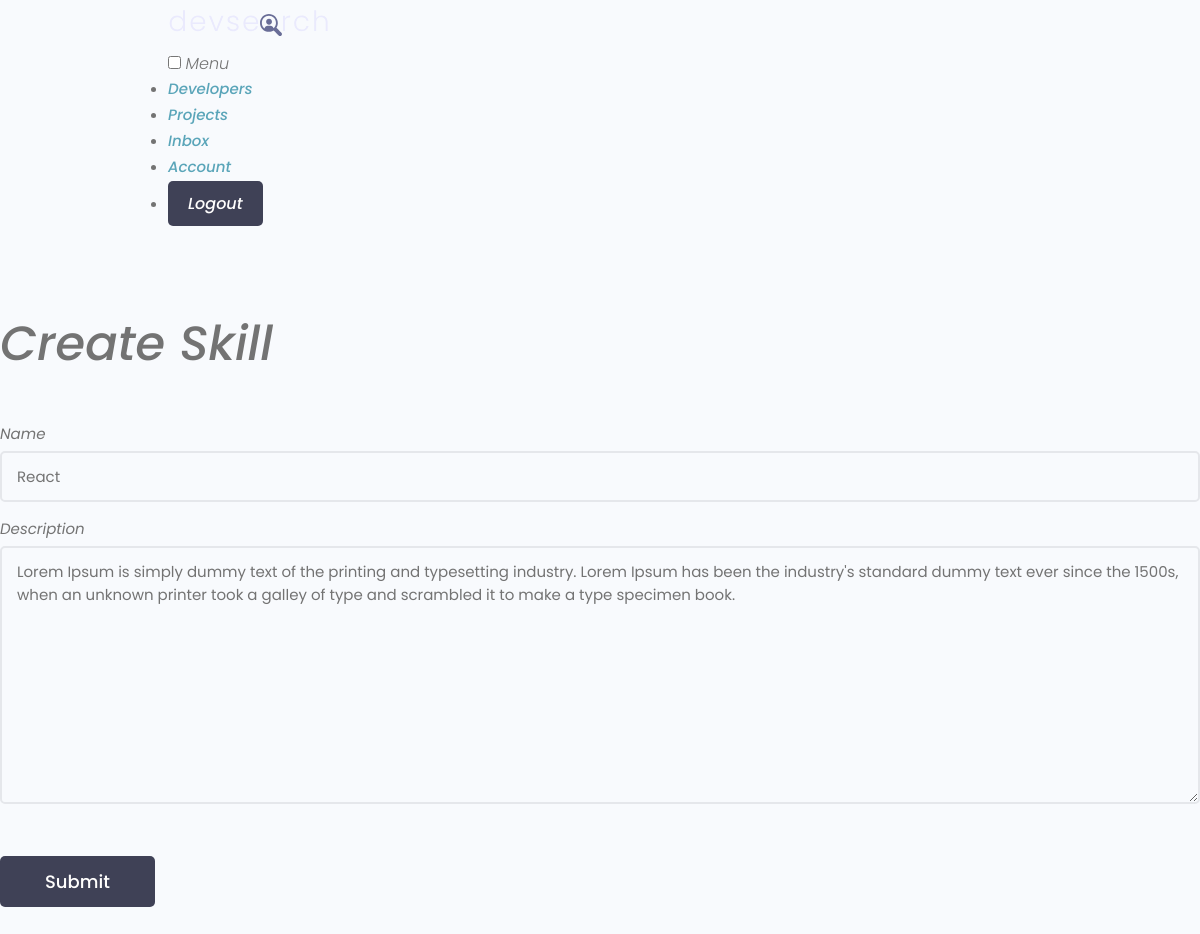
The app's page /updateskill/b85235a9-fd51-48d8-923d-fa37ee5f4555 (signed in) with its own data.
### users/models.py (models this page shows, shortened)
class Skill(models.Model):
    owner = models.ForeignKey(Profile, on_delete=models.CASCADE, null=True, blank=True)
    name = models.CharField(max_length=200, blank=True, null=True)
    description = models.TextField(null=True, blank=True)
    created = models.DateTimeField(auto_now_add=True)
    id = models.UUIDField(default=uuid.uuid4, unique=True, primary_key=True, editable=False)

### users/views.py (the view)
# urls.py: path('updateskill/<str:pk>', views.updateSkill, name='updateskill'),
@login_required(login_url='login')
def updateSkill(request, pk):
    profile = request.user.profile
    skill = profile.skill_set.get(id=pk)
    form = SkillForm(instance=skill)
    if request.method == 'POST':
        form = SkillForm(request.POST, instance=skill)
        if form.is_valid():
            form.save()
            messages.success(request, "Skill was updated successfully.")
            return redirect('account')
    context = {'form': form,}
    return render(request, 'users/skill_form.html', context)

### users/forms.py
class SkillForm(ModelForm):
    class Meta:
        model = Skill
        exclude = ['owner', ]
    def __init__(self, *args, **kwargs):
        super(SkillForm, self).__init__(*args, **kwargs)
        for name, field in self.fields.items():
            field.widget.attrs.update({'class':'input',})

### users/templates/users/skill_form.html (shortened to what this page needs)
{% extends 'main.html' %}
{% block content %}
        <main class="formPage my-xl">
        <div class="content-box">
            <h1>Create Skill</h1>
            <div class="formWrapper">
                <br>
                <form class="form" method="POST" action="">
                    {% for field in form %}
                    <div class="form__field">
                        <label for="formInput#text">{{field.label}}</label>
                        {{field}}
                    </div>
                    {% endfor %}
                    <input class="btn btn--sub btn--lg  my-md" type="submit" value="Submit" />
                </form>
            </div>
        </div>
    </main>
{% endblock %}

### static/uikit/styles/modules/_variables.css (style rules this page uses)
:root { --color-main: #5aa5b9; --color-main-light: #e6faff; --color-sub: #3f4156; --color-sub-light: #51546e; --color-sub-lighter: #ededfd; --color-text: #737373; --color-gray: #8b8b8b; --color-light: #e5e7eb; --color-light-gray: #767676; --color-bg: #f8fafd; --color-white: #fffefd; --color-white-light: #f3f3f3; --color-success: #359e64; --color-success-bg: #def8e8; --color-error: #fc4b0b; --color-error-bg: #fff2ee; --font-base: 'Poppins', arial, helvetica, 'Segoe UI', roboto, ubuntu, sans-serif; --font-monospace: 'Fira Code', 'Courier New', courier, monospace; --font-regular: 300; --font-medium: 500; --font-bold: 700; --generic-shadow: 1px 1px 5px #00000010; --generic-transition: all 0.3s ease-in-out; }

### static/uikit/styles/modules/_base.css (style rules this page uses)
* { margin: 0; padding: 0; box-sizing: border-box; text-rendering: optimizeLegibility; color: inherit; font-size: inherit; }
html { font-size: 50%; }
@media only screen and (min-width: 480px) { html { font-size: 56.25%; } }
@media only screen and (min-width: 1200px) { html { font-size: 62.5%; } }

### static/uikit/styles/modules/_typography.css (style rules this page uses)
* { font-family: var(--font-base); }
h1 { font-size: 4.8rem; font-weight: var(--font-medium); }

### static/uikit/styles/modules/_utilities.css (style rules this page uses)
.my-md { margin: 3rem auto; }
.my-xl { margin: 8rem auto; }

### static/uikit/styles/modules/_button.css (style rules this page uses)
.btn { display: inline-block; position: relative; cursor: pointer; background-color: var(--color-light); font-weight: var(--font-medium); color: var(--color-sub); text-decoration: none; padding: 1rem 2rem; border-radius: 0.5rem; border: none; width: -webkit-fit-content; width: -moz-fit-content; width: fit-content; height: -webkit-fit-content; height: -moz-fit-content; height: fit-content; font-size: 1.6rem; outline-width: 0; outline-color: transparent; -webkit-backface-visibility: hidden; backface-visibility: hidden; transition: all 0.3s ease-in-out; }
.btn--sub { background-color: var(--color-sub); color: var(--color-white); }
.btn--lg { font-size: 1.8rem; padding: 1.2rem 4.5rem; }

### static/uikit/styles/modules/_form.css (style rules this page uses)
.form { display: block; }
.form__field { margin-top: 1.5rem; margin-bottom: 1.5rem; }
.form__label, .form__field > label { display: block; margin-bottom: 0.5rem; color: var(--color-text); }
input.input[type='text'], input.input[type='email'], input.input[type='password'], input.input[type='number'], textarea.input { min-width: 24rem; width: 100%; padding: 1.2rem 1.5rem; border-radius: 0.5rem; border: 2px solid var(--color-light); transition: all 0.3s ease-in-out; background-color: var(--color-bg); }

### records on screen
Skill: form "React" "Lorem Ipsum is simply dummy text of the printing and typesetting industry. Lorem Ipsum has been the industry's standard dummy text ever since the 1500s, when an unknown printer took a galley of type and scrambled it to make a type specimen book."

### other values on screen
{{ field.label }} "Name" "Description"
